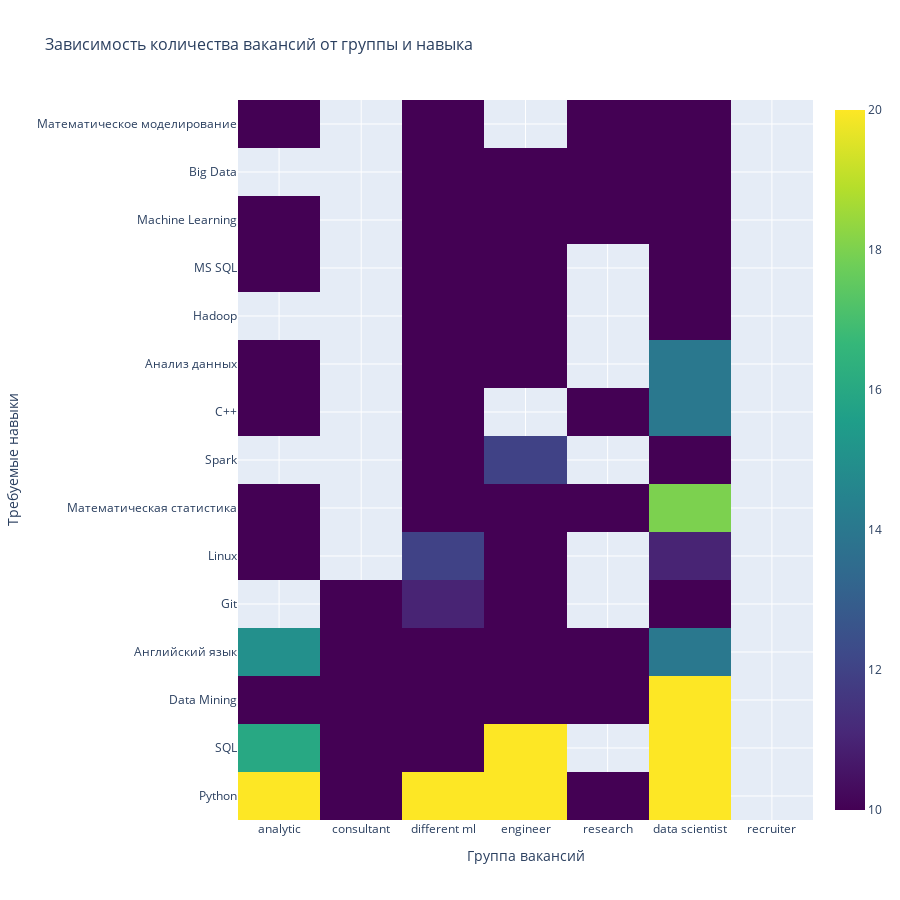

Notebook source saved alongside this figure:
### Code cell
show_heatmap(groups_to_skills)

### Figure 1 — Plotly figure (JSON) as saved in the notebook; plotly's stock layout.template omitted (floating-point values rounded to 4 significant figures)
{"data": [{"colorscale": [[0, "#440154"], [0.1111, "#482878"], [0.2222, "#3e4989"], [0.3333, "#31688e"], [0.4444, "#26828e"], [0.5556, "#1f9e89"], [0.6667, "#35b779"], [0.7778, "#6ece58"], [0.8889, "#b5de2b"], [1, "#fde725"]], "type": "heatmap", "x": ["analytic", "consultant", "different ml", "engineer", "research", "data scientist", "recruiter"], "y": ["Python", "SQL", "Data Mining", "Английский язык", "Git", "Linux", "Математическая статистика", "Spark", "C++", "Анализ данных", "Hadoop", "MS SQL", "Machine Learning", "Big Data", "Математическое моделирование"], "z": [[25, 2, 26, 32, 5, 94, null], [16, 2, 10, 22, null, 66, null], [10, 2, 3, 3, 1, 37, null], [15, 2, 2, 1, 1, 14, null], [null, 2, 11, 10, null, 9, null], [2, null, 12, 7, null, 11, null], [6, null, 2, 1, 1, 18, null], [null, null, 6, 12, null, 8, null], [3, null, 5, null, 1, 14, null], [5, null, 2, 1, null, 14, null], [null, null, 3, 7, null, 10, null], [5, null, 2, 4, null, 10, null], [3, null, 3, 1, 1, 10, null], [null, null, 3, 5, 1, 7, null], [4, null, 1, null, 1, 10, null]], "zmax": 20, "zmin": 10}], "layout": {"height": 900, "title": {"font": {"size": 16}, "text": "Зависимость количества вакансий от группы и навыка"}, "width": 900, "xaxis": {"title": {"text": "Группа вакансий"}}, "yaxis": {"title": {"text": "Требуемые навыки"}}}}
